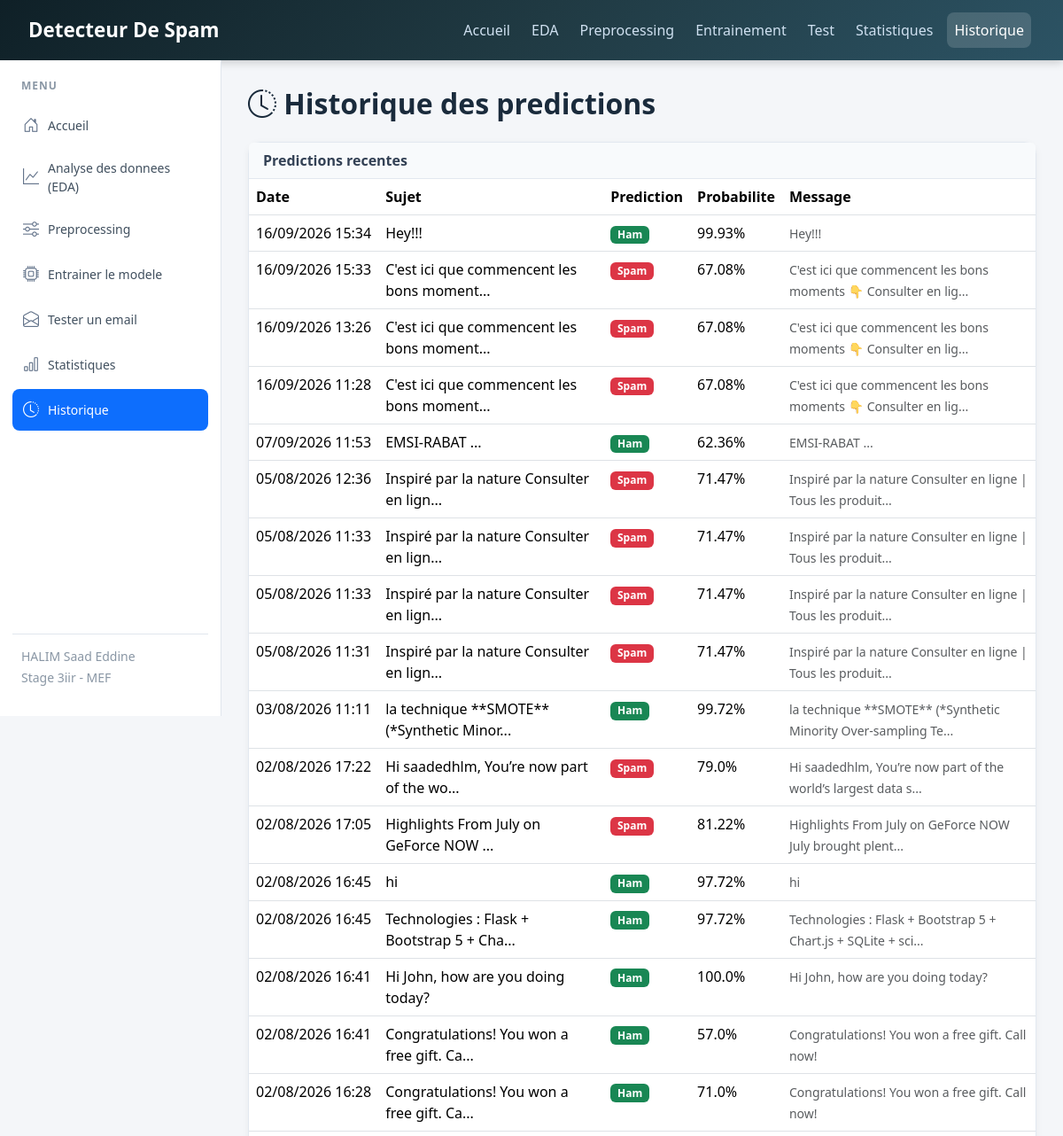
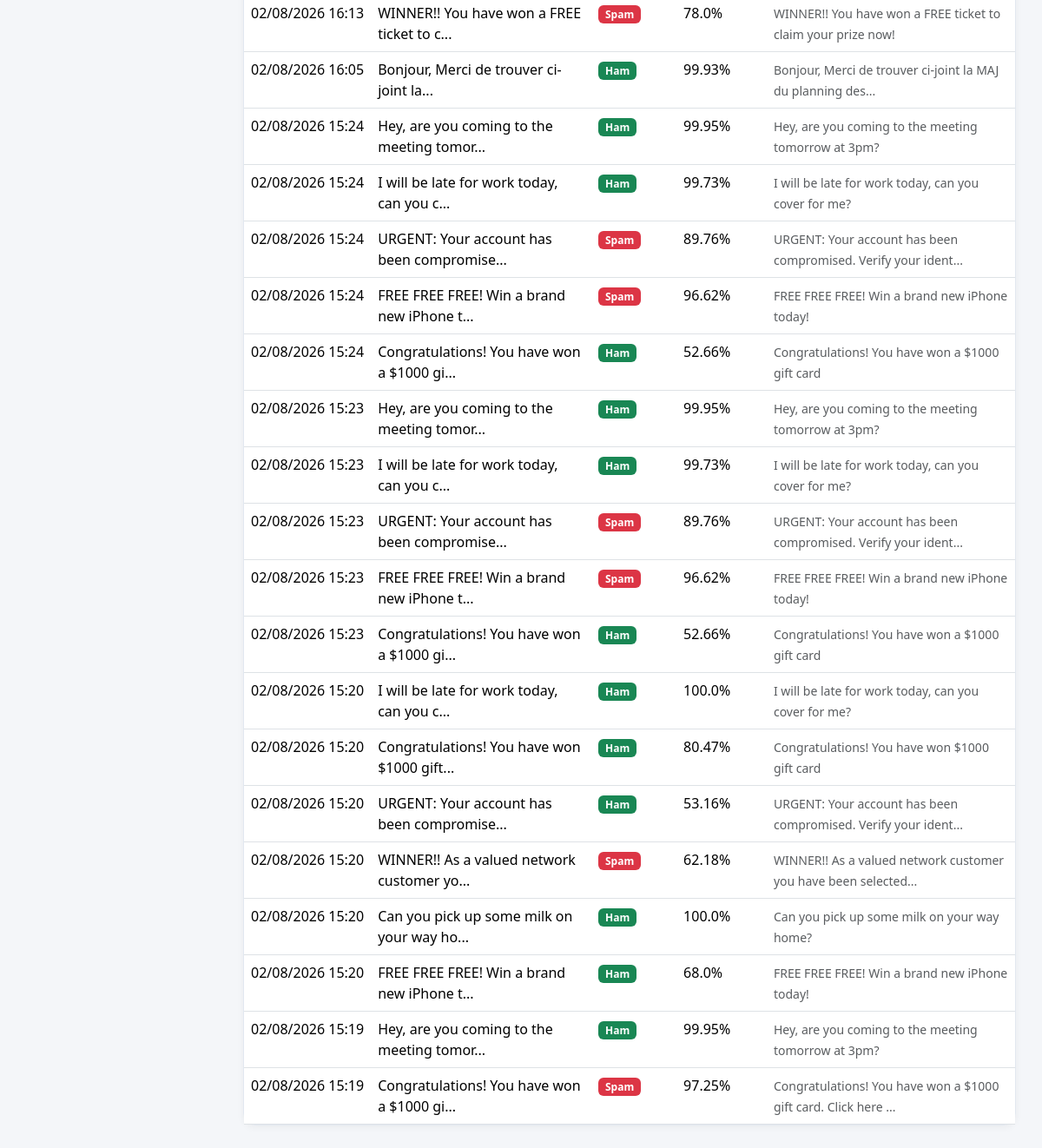
The app's page /history with its own data (2 pictures, top to bottom).
### tables this page shows
CREATE TABLE predictions (
            id INTEGER PRIMARY KEY AUTOINCREMENT,
            date TEXT NOT NULL,
            subject TEXT NOT NULL,
            label TEXT NOT NULL,
            probability REAL NOT NULL,
            message TEXT NOT NULL
        );

### app.py (the view)
@app.route('/history')
def history_page():
    predictions = database.get_predictions()
    return render_template('historique.html', predictions=predictions)

### database.py (called while the page is built)
def get_connection():
    conn = sqlite3.connect(DB_PATH)
    conn.row_factory = sqlite3.Row
    return conn

def get_predictions(limit=50):
    conn = get_connection()
    rows = conn.execute(
        'SELECT * FROM predictions ORDER BY id DESC LIMIT ?', (limit,)
    ).fetchall()
    conn.close()
    return [dict(r) for r in rows]

### templates/historique.html (shortened to what this page needs)
{% extends "base.html" %}
{% block content %}
<h2 class="page-title"><i class="bi bi-clock-history"></i> Historique des predictions</h2>
<div class="card">
    <div class="card-header">Predictions recentes</div>
    <div class="card-body p-0">
        {% if predictions %}
        <div class="table-responsive">
            <table class="table table-hover mb-0">
                <thead>
                    <tr>
                        <th>Date</th>
                        <th>Sujet</th>
                        <th>Prediction</th>
                        <th>Probabilite</th>
                        <th>Message</th>
                    </tr>
                </thead>
                <tbody>
                    {% for p in predictions %}
                    <tr>
                        <td class="text-nowrap">{{ p.date }}</td>
                        <td>{{ p.subject }}</td>
                        <td>
                            {% if p.label == 'spam' %}
                            <span class="badge bg-danger">Spam</span>
                            {% else %}
                            <span class="badge bg-success">Ham</span>
                            {% endif %}
                        </td>
                        <td>{{ p.probability }}%</td>
                        <td><small class="text-muted">{{ p.message[:60] }}{% if p.message|length > 60 %}...{% endif %}</small></td>
                    </tr>
                    {% endfor %}
                </tbody>
            </table>
        </div>
        {% else %}
        <div class="text-center text-muted py-5">
            <i class="bi bi-inbox fs-1 d-block mb-2"></i>
            Aucune prediction pour l'instant. Utilisez la page <a href="{{ url_for('test_page') }}">Test</a> pour analyser un email.
        </div>
        {% endif %}
    </div>
</div>
{% endblock %}

### templates/base.html (shortened to what this page needs)
<!DOCTYPE html>
<html lang="fr">
<head>
    <link href="https://cdn.jsdelivr.net/npm/bootstrap@5.3.3/dist/css/bootstrap.min.css" rel="stylesheet">
    <link rel="stylesheet" href="https://cdn.jsdelivr.net/npm/bootstrap-icons@1.11.3/font/bootstrap-icons.css">
    <link rel="stylesheet" href="{{ url_for('static', filename='style.css') }}">
</head>
<body>
<nav class="navbar navbar-expand-lg navbar-dark main-navbar">
    <div class="container-fluid">
        <a class="navbar-brand fw-bold" href="{{ url_for('accueil') }}">
             Detecteur De Spam
        </a>
        <div class="collapse navbar-collapse" id="mainNav">
            <ul class="navbar-nav ms-auto">
                <li class="nav-item"><a class="nav-link {% if request.endpoint == 'accueil' %}active{% endif %}" href="{{ url_for('accueil') }}">Accueil</a></li>
                <li class="nav-item"><a class="nav-link {% if request.endpoint == 'eda_page' %}active{% endif %}" href="{{ url_for('eda_page') }}">EDA</a></li>
                <li class="nav-item"><a class="nav-link {% if request.endpoint == 'preprocessing_page' %}active{% endif %}" href="{{ url_for('preprocessing_page') }}">Preprocessing</a></li>
                <li class="nav-item"><a class="nav-link {% if request.endpoint == 'train_page' %}active{% endif %}" href="{{ url_for('train_page') }}">Entrainement</a></li>
                <li class="nav-item"><a class="nav-link {% if request.endpoint == 'test_page' %}active{% endif %}" href="{{ url_for('test_page') }}">Test</a></li>
                <li class="nav-item"><a class="nav-link {% if request.endpoint == 'stats_page' %}active{% endif %}" href="{{ url_for('stats_page') }}">Statistiques</a></li>
                <li class="nav-item"><a class="nav-link {% if request.endpoint == 'history_page' %}active{% endif %}" href="{{ url_for('history_page') }}">Historique</a></li>
            </ul>
        </div>
    </div>
</nav>
<div class="layout">
    <aside class="sidebar">
        <div class="sidebar-title">Menu</div>
        <ul class="nav flex-column">
            <li class="nav-item">
                <a class="nav-link {% if request.endpoint == 'accueil' %}active{% endif %}" href="{{ url_for('accueil') }}"><i class="bi bi-house-door"></i> Accueil</a>
            </li>
            <li class="nav-item">
                <a class="nav-link {% if request.endpoint == 'eda_page' %}active{% endif %}" href="{{ url_for('eda_page') }}"><i class="bi bi-graph-up"></i> Analyse des donnees (EDA)</a>
            </li>
            <li class="nav-item">
                <a class="nav-link {% if request.endpoint == 'preprocessing_page' %}active{% endif %}" href="{{ url_for('preprocessing_page') }}"><i class="bi bi-sliders"></i> Preprocessing</a>
            </li>
            <li class="nav-item">
                <a class="nav-link {% if request.endpoint == 'train_page' %}active{% endif %}" href="{{ url_for('train_page') }}"><i class="bi bi-cpu"></i> Entrainer le modele</a>
            </li>
            <li class="nav-item">
                <a class="nav-link {% if request.endpoint == 'test_page' %}active{% endif %}" href="{{ url_for('test_page') }}"><i class="bi bi-envelope-open"></i> Tester un email</a>
            </li>
            <li class="nav-item">
                <a class="nav-link {% if request.endpoint == 'stats_page' %}active{% endif %}" href="{{ url_for('stats_page') }}"><i class="bi bi-bar-chart"></i> Statistiques</a>
            </li>
            <li class="nav-item">
                <a class="nav-link {% if request.endpoint == 'history_page' %}active{% endif %}" href="{{ url_for('history_page') }}"><i class="bi bi-clock-history"></i> Historique</a>
            </li>
        </ul>
        <div class="sidebar-footer">
            <small>HALIM Saad Eddine</small><br>
            <small>Stage 3iir - MEF</small>
        </div>
    </aside>
    <main class="content">
        {% block content %}{% endblock %}
    </main>
</div>
</body>
</html>

### static/style.css (style rules this page uses)
:root { --primary: #0d6efd; --dark-bg: #0f2027; --dark-bg2: #203a43; }
body { font-family: 'Segoe UI', Tahoma, Geneva, Verdana, sans-serif; background: #f4f6f9; min-height: 100vh; }
.main-navbar { background: linear-gradient(135deg, var(--dark-bg), var(--dark-bg2), #2c5364); padding: 12px 20px; box-shadow: 0 2px 10px rgba(0, 0, 0, 0.2); }
.main-navbar .navbar-brand { font-size: 1.4rem; }
.main-navbar .nav-link { color: #cfe0f0 !important; margin: 0 4px; border-radius: 8px; padding: 8px 14px; transition: all 0.2s; }
.main-navbar .nav-link:hover, .main-navbar .nav-link.active { background: rgba(255, 255, 255, 0.15); color: #ffffff !important; }
.layout { display: flex; min-height: calc(100vh - 60px); }
.sidebar { width: 250px; flex-shrink: 0; background: #ffffff; border-right: 1px solid #e0e6ed; padding: 20px 14px; display: flex; flex-direction: column; position: sticky; top: 0; height: calc(100vh - 60px); }
.sidebar-title { font-size: 12px; text-transform: uppercase; letter-spacing: 1px; color: #8a97a5; font-weight: 700; padding: 0 10px 12px; }
.sidebar .nav-link { color: #41505f; border-radius: 8px; padding: 10px 12px; margin-bottom: 4px; display: flex; align-items: center; gap: 10px; font-size: 14px; }
.sidebar .nav-link i { font-size: 18px; color: #64748b; }
.sidebar .nav-link.active { background: var(--primary); color: #ffffff; }
.sidebar .nav-link.active i { color: #ffffff; }
.sidebar-footer { margin-top: auto; padding: 12px 10px; border-top: 1px solid #e0e6ed; color: #8a97a5; }
.content { flex: 1; padding: 30px; max-width: 100%; }
.page-title { font-weight: 700; color: #1a2b3c; margin-bottom: 24px; }
.card { border-radius: 14px; border: 1px solid #e2e8f0; box-shadow: 0 2px 8px rgba(0, 0, 0, 0.05); }
.card-header { background: #f8fafc; font-weight: 600; color: #334155; border-bottom: 1px solid #e2e8f0; }

### records on screen
predictions: date "16/09/2026 15:34", subject "Hey!!!", label "Ham", probability "99.93", message "Hey!!!"
predictions: date "16/09/2026 15:33", subject "C'est ici que commencent les bons moment...", label "Spam", probability "67.08", message "C'est ici que commencent les bons moments 👇 Consulter en lig"
predictions: date "16/09/2026 13:26", subject "C'est ici que commencent les bons moment...", label "Spam", probability "67.08", message "C'est ici que commencent les bons moments 👇 Consulter en lig"
predictions: date "16/09/2026 11:28", subject "C'est ici que commencent les bons moment...", label "Spam", probability "67.08", message "C'est ici que commencent les bons moments 👇 Consulter en lig"
predictions: date "07/09/2026 11:53", subject "EMSI-RABAT ...", label "Ham", probability "62.36", message "EMSI-RABAT"
predictions: date "05/08/2026 12:36", subject "Inspiré par la nature Consulter en lign...", label "Spam", probability "71.47", message "Inspiré par la nature Consulter en ligne | Tous les produit"
predictions: date "05/08/2026 11:33", subject "Inspiré par la nature Consulter en lign...", label "Spam", probability "71.47", message "Inspiré par la nature Consulter en ligne | Tous les produit"
predictions: date "05/08/2026 11:33", subject "Inspiré par la nature Consulter en lign...", label "Spam", probability "71.47", message "Inspiré par la nature Consulter en ligne | Tous les produit"
predictions: date "05/08/2026 11:31", subject "Inspiré par la nature Consulter en lign...", label "Spam", probability "71.47", message "Inspiré par la nature Consulter en ligne | Tous les produit"
predictions: date "03/08/2026 11:11", subject "la technique **SMOTE** (*Synthetic Minor...", label "Ham", probability "99.72", message "la technique **SMOTE** (*Synthetic Minority Over-sampling Te"
predictions: date "02/08/2026 17:22", subject "Hi saadedhlm, You’re now part of the wo...", label "Spam", probability "79.0", message "Hi saadedhlm, You’re now part of the world’s largest data s"
predictions: date "02/08/2026 17:05", subject "Highlights From July on GeForce NOW ...", label "Spam", probability "81.22", message "Highlights From July on GeForce NOW July brought plent"
predictions: date "02/08/2026 16:45", subject "hi", label "Ham", probability "97.72", message "hi"
predictions: date "02/08/2026 16:45", subject "Technologies : Flask + Bootstrap 5 + Cha...", label "Ham", probability "97.72", message "Technologies : Flask + Bootstrap 5 + Chart.js + SQLite + sci"
predictions: date "02/08/2026 16:41", subject "Hi John, how are you doing today?", label "Ham", probability "100.0", message "Hi John, how are you doing today?"
predictions: date "02/08/2026 16:41", subject "Congratulations! You won a free gift. Ca...", label "Ham", probability "57.0", message "Congratulations! You won a free gift. Call now!"
predictions: date "02/08/2026 16:28", subject "Congratulations! You won a free gift. Ca...", label "Ham", probability "71.0", message "Congratulations! You won a free gift. Call now!"
predictions: date "02/08/2026 16:13", subject "WINNER!! You have won a FREE ticket to c...", label "Spam", probability "78.0", message "WINNER!! You have won a FREE ticket to claim your prize now!"
predictions: date "02/08/2026 16:05", subject "Bonjour, Merci de trouver ci-joint la...", label "Ham", probability "99.93", message "Bonjour, Merci de trouver ci-joint la MAJ du planning des"
predictions: date "02/08/2026 15:24", subject "Hey, are you coming to the meeting tomor...", label "Ham", probability "99.95", message "Hey, are you coming to the meeting tomorrow at 3pm?"
predictions: date "02/08/2026 15:24", subject "I will be late for work today, can you c...", label "Ham", probability "99.73", message "I will be late for work today, can you cover for me?"
predictions: date "02/08/2026 15:24", subject "URGENT: Your account has been compromise...", label "Spam", probability "89.76", message "URGENT: Your account has been compromised. Verify your ident"
predictions: date "02/08/2026 15:24", subject "FREE FREE FREE! Win a brand new iPhone t...", label "Spam", probability "96.62", message "FREE FREE FREE! Win a brand new iPhone today!"
predictions: date "02/08/2026 15:24", subject "Congratulations! You have won a $1000 gi...", label "Ham", probability "52.66", message "Congratulations! You have won a $1000 gift card"
predictions: date "02/08/2026 15:23", subject "Hey, are you coming to the meeting tomor...", label "Ham", probability "99.95", message "Hey, are you coming to the meeting tomorrow at 3pm?"
predictions: date "02/08/2026 15:23", subject "I will be late for work today, can you c...", label "Ham", probability "99.73", message "I will be late for work today, can you cover for me?"
predictions: date "02/08/2026 15:23", subject "URGENT: Your account has been compromise...", label "Spam", probability "89.76", message "URGENT: Your account has been compromised. Verify your ident"
predictions: date "02/08/2026 15:23", subject "FREE FREE FREE! Win a brand new iPhone t...", label "Spam", probability "96.62", message "FREE FREE FREE! Win a brand new iPhone today!"
predictions: date "02/08/2026 15:23", subject "Congratulations! You have won a $1000 gi...", label "Ham", probability "52.66", message "Congratulations! You have won a $1000 gift card"
predictions: date "02/08/2026 15:20", subject "I will be late for work today, can you c...", label "Ham", probability "100.0", message "I will be late for work today, can you cover for me?"
predictions: date "02/08/2026 15:20", subject "Congratulations! You have won $1000 gift...", label "Ham", probability "80.47", message "Congratulations! You have won $1000 gift card"
predictions: date "02/08/2026 15:20", subject "URGENT: Your account has been compromise...", label "Ham", probability "53.16", message "URGENT: Your account has been compromised. Verify your ident"
predictions: date "02/08/2026 15:20", subject "WINNER!! As a valued network customer yo...", label "Spam", probability "62.18", message "WINNER!! As a valued network customer you have been selected"
predictions: date "02/08/2026 15:20", subject "Can you pick up some milk on your way ho...", label "Ham", probability "100.0", message "Can you pick up some milk on your way home?"
predictions: date "02/08/2026 15:20", subject "FREE FREE FREE! Win a brand new iPhone t...", label "Ham", probability "68.0", message "FREE FREE FREE! Win a brand new iPhone today!"
predictions: date "02/08/2026 15:19", subject "Hey, are you coming to the meeting tomor...", label "Ham", probability "99.95", message "Hey, are you coming to the meeting tomorrow at 3pm?"
predictions: date "02/08/2026 15:19", subject "Congratulations! You have won a $1000 gi...", label "Spam", probability "97.25", message "Congratulations! You have won a $1000 gift card. Click here"
